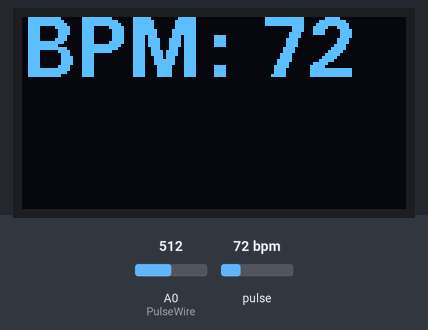
The sketch below on a simulated Arduino Uno, built with avr-gcc and run on an emulated ATmega328P. On the bench: 128×64 one-colour display. The inputs (shaded band) are chosen by the test bench; at power-on: pulse 72 bpm, A0 (PulseWire) = 512. What the sketch prints to the serial monitor is not drawn.

Above: at 1.2 s.
1.3 s: pulse set to 42 bpm
At 2.3 s:
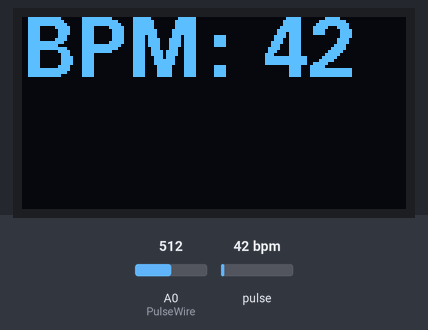
3.0 s: pulse set to 70 bpm
At 3.6 s:
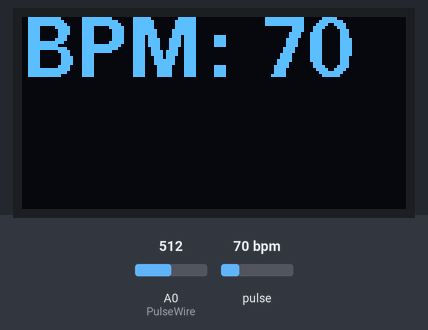
4.7 s: pulse set to 100 bpm
At 5.5 s:
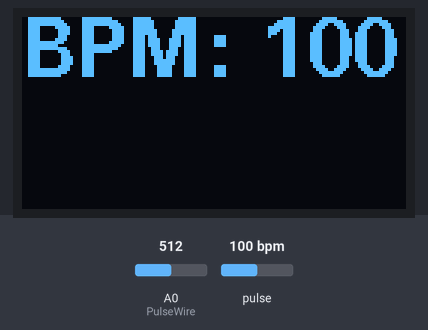
Timing chart, 0 to 7.7 s (numbered marks = the images above; inputs shaded):
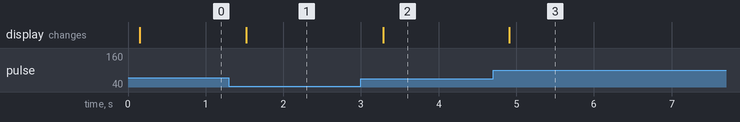

The sketch:

ekgv5.ino
```cpp
//Check your heart beat and see your BPM on a screen
//The code that's not original is from PulseSensor's library PulseSensor Playground's example code "Getting_BPM_to_Monitor"

#define USE_ARDUINO_INTERRUPTS true           // Set-up low-level interrupts for most acurate BPM math.           *Not original code
#include <PulseSensorPlayground.h>            // Includes the PulseSensorPlayground Library.                      *Not original code
#include "U8glib.h"                           // Library for the screen
U8GLIB_SSD1306_128X64 oled(U8G_I2C_OPT_NONE); // Library for the screen

//  Variables
const int PulseWire = 0;       // Sensor signal wire connected to ANALOG PIN 0
int Threshold = 560;           // Determine which Signal to "count as a beat" and which to ignore. Tuned for best results
int Signal;                    //Holds the raw sensor data

PulseSensorPlayground pulseSensor;  // Creates an instance of the PulseSensorPlayground object called "pulseSensor"   *Not original code

void setup() {
  Serial.begin(9600);                   // set up Serial Monitor

  // Configure the PulseSensor object, by assigning our variables to it.      *Not original code
  pulseSensor.analogInput(PulseWire);
  pulseSensor.setThreshold(Threshold);

  pulseSensor.begin();                  // set up pulse sensor
}

//draws the raw value in serial plotter, gets bpm and refreshes screen
void loop() {

  //used for tuning the threshold and troubleshooting
  Signal = analogRead(PulseWire);   //get the sensor value to "signal"
  Serial.println(Signal);           //draw the value in serial plotter

  int myBPM = pulseSensor.getBeatsPerMinute();  // Calls function that returns BPM as an int.       *Not original code


  // Refresh screen
  oled.firstPage();
  do {
    draw(myBPM);
  } while (oled.nextPage());

  delay (20);
}

//print strings on the screen
void draw(int bpm) {
  oled.setFont(u8g_font_fub20);                 // Set font and size
  oled.drawStr(0, 20, "BPM:" );                 //print "BPM:" on the screen
  oled.drawStr(80, 20, String(bpm).c_str());    //Print bmp value from the previous void loop
}
```

Measured:
- after the input at 1.3 s, the display: changes after 0.22 s (image 1)
- after the input at 3.0 s, the display: changes after 0.29 s (image 2)
- after the input at 4.7 s, the display: changes after 0.21 s (image 3)
